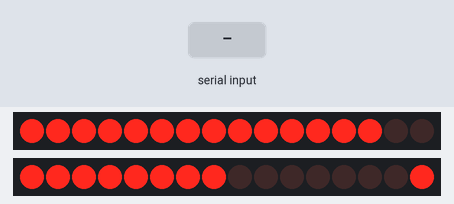
The sketch below on a simulated Arduino Mega 2560, built with avr-gcc and run on an emulated ATmega2560. On the bench: 2 × 16 shift-register outputs drawn as a row of LEDs (first output left, lit = HIGH). Wiring (inferred from the names in the program): 2 × 2 × shift register (74HC595): data pin 6, shift clock pin 7, latch pin 4 / data pin 11, shift clock pin 12, latch pin 8. Wiring (inferred from the signals the program sends): 2 × row of LEDs: on Q0, Q1, Q2, Q3, Q4, Q5, Q6, Q7, Q8, Q9, Q10, Q11, Q12, Q13, Q14, Q15 / on Q0, Q1, Q2, Q3, Q4, Q5, Q6, Q7, Q8, Q9, Q10, Q11, Q12, Q13, Q14, Q15. The test bench sets the inputs (shaded band). What the sketch prints to the serial monitor is not drawn.

Above: at 1.28 s.
1.3 s: "90,45\n" received over the second serial link
At 2.88 s:
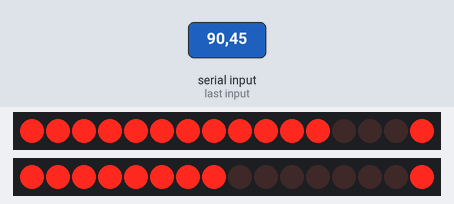
3.0 s: "30,150\n" received over the second serial link
At 4.08 s:
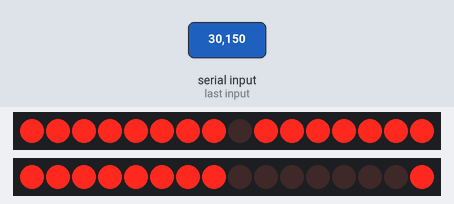
5.0 s: "1\n" received over the second serial link
6.8 s: "0\n" received over the second serial link
At 10.08 s:
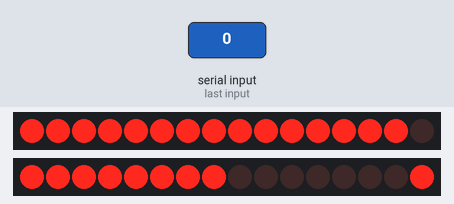
Timing chart, 0 to 12.3 s (numbered marks = the images above; inputs shaded):
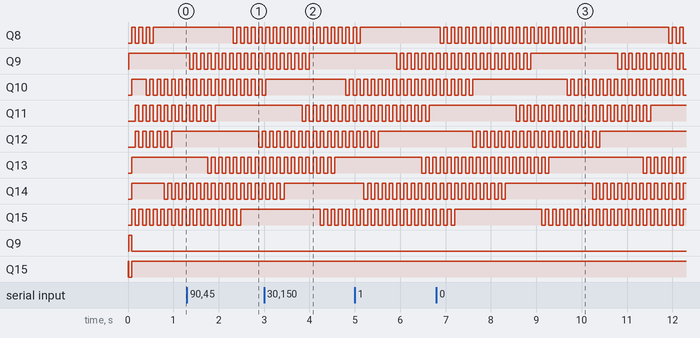

The sketch:

_8_10_second__oneshot_bring__send.ino
```cpp
//#include <SoftwareSerial.h>
//SoftwareSerial BTSerial(14,15); //Connect HC-06 TX,RX
//RX 핀 9번 꽂읅


int clock_1 = 7;  //74HC595의 클럭핀과 연결
int clock_2 = 12;

int latch_1 = 4;    //74HC595의 래치핀과 연결
int latch_2 = 8;

int data_1 = 6;  //74HC595의 데이터핀과 연결
int data_2 = 11;
int sum;
int k,l,j,i=0;
int buffer[6];
int flag=0;
int NUM=0;
//int received_data[10];
//boolean flag;

int count=0;

int dataval[2][8]={
    {0x99,0x66,0xff,0xff,0xc3,0xff,0xff,0xff},  //다문입
    {0x99,0x66,0xff,0xff,0x81,0xbd,0x99,0xc3}};  //조금 벌린입
int dataval_2[2][8]={
    {0x3,0x5f,0x1f,0xff,0x7f,0x1f,0x9f,0xff},  //다문입
    {0x9f,0x6f,0x6f,0x9f,0xff,0x7f,0x7f,0x3}};  //조금 벌린입
    int dataval_3[2][8]={
    {0xff,0xff,0xff,0xff,0xff,0xff,0xff,0xff},  //다문입
    {0xff,0xff,0xff,0xff,0xff,0xff,0xff,0xff}};  //조금 벌린입

void setup(){
  Serial.begin(9600);
  Serial.println("Hello!");
  //BTSerial.begin(9600);
  Serial3.begin(9600);
  pinMode(clock_1, OUTPUT);
  pinMode(latch_1, OUTPUT);
  pinMode(data_1, OUTPUT);

  pinMode(clock_2, OUTPUT);
  pinMode(latch_2, OUTPUT);
  pinMode(data_2, OUTPUT);

}
void loop(){
 // Serial.println("BBH");

  /*{0x99,0x66,0xff,0xff,0xc3,0xe7,0xff,0xff},
    {0x99,0x66,0xff,0xff,0xc3,0xdb,0xe7,0xff},
    {0x99,0x66,0xff,0xff,0x81,0xdb,0xe7,0xff},
    {0x99,0x66,0xff,0xff,0x81,0xbd,0xc3,0xff},
    {0x99,0x66,0xff,0xff,0x81,0xbd,0x99,0xc3}};  //크게 벌린입
 */
  int scanval[8] ={0x80,0x40,0x20,0x10,0x08,0x04,0x02,0x01};

  if(Serial3.available())
  { flag=2;
    char data;
    data=Serial3.read();

    if(data!='a')
    {
      if(count==0)
      {
        buffer[0]=data;
        count++;
        NUM=1;
      }
      else if(count==1)
      {
        buffer[1]=data;
        count++;
        NUM=2;
      }
      else if(count==2)
      {
        buffer[2]=data;
        count=0;
        NUM=3;
      }
    }
    if(data=='a')
    {
    //  flag=true;
      count=0;
      if(NUM==1)
      {
        sum=buffer[0]-48;
      }
      if(NUM==2)
      {
        sum=(buffer[0]-48)*10 + (buffer[1]-48);
      }
      if(NUM==3)
      {
        sum=(buffer[0]-48)*100
           +(buffer[1]-48)*10
           +(buffer[2]-48);
     //      Serial.print("buffer[0]:  ");
    //       Serial.println(buffer[0]);
      //     Serial.print("buffer[1]:  ");
     //      Serial.println(buffer[1]);
     //      Serial.print("buffer[2]:  ");
     //      Serial.println(buffer[2]);
    //       Serial.print("sum:  ");
    //       Serial.println(sum);
      }
      dataval[k][l]=sum;
      char buffer[6]={0,};
      l++;
      if(l==8)
      {
        k++;
        l=0;
      }
      if(k==2)
    {
      flag=3;
      k=0;
      l=0;

   Serial.println("AAS");

    }
    }


  }


 if(flag==3){//값  받앚짐
   Serial.println("BAS");
    for(int i = 0; i<8; i++){
      digitalWrite(latch_1, LOW);
      shiftOut(data_1,clock_1,LSBFIRST, scanval[i]);
      shiftOut(data_1,clock_1,LSBFIRST, dataval[0][i]);
      digitalWrite(latch_1, HIGH);

      digitalWrite(latch_2, LOW);
      shiftOut(data_2,clock_2,LSBFIRST, scanval[i]);
      shiftOut(data_2,clock_2,LSBFIRST, dataval[1][i]);
      digitalWrite(latch_2, HIGH);
   //   delay(1);
     }
     digitalWrite(latch_1, LOW);
     shiftOut(data_1,clock_1,MSBFIRST, 0x00);
     shiftOut(data_1,clock_1,MSBFIRST, 0x00);
     digitalWrite(latch_1, HIGH);

      digitalWrite(latch_2, LOW);
     shiftOut(data_2,clock_2,MSBFIRST, 0x00);
     shiftOut(data_2,clock_2,MSBFIRST, 0x00);
     digitalWrite(latch_1, HIGH);


  }

 else if(flag==2)//뎅잍 받을 롣
  {
    for(int i = 0; i<8; i++){
      digitalWrite(latch_1, LOW);
      shiftOut(data_1,clock_1,LSBFIRST, scanval[i]);
      shiftOut(data_1,clock_1,LSBFIRST, dataval_2[0][i]);
      digitalWrite(latch_1, HIGH);

      digitalWrite(latch_2, LOW);
      shiftOut(data_2,clock_2,LSBFIRST, scanval[i]);
      shiftOut(data_2,clock_2,LSBFIRST, dataval_2[1][i]);
      digitalWrite(latch_2, HIGH);
   //   delay(1);
     }
     digitalWrite(latch_1, LOW);
     shiftOut(data_1,clock_1,MSBFIRST, 0x00);
     shiftOut(data_1,clock_1,MSBFIRST, 0x00);
     digitalWrite(latch_1, HIGH);

      digitalWrite(latch_2, LOW);
     shiftOut(data_2,clock_2,MSBFIRST, 0x00);
     shiftOut(data_2,clock_2,MSBFIRST, 0x00);
     digitalWrite(latch_1, HIGH);

  }
  else//평상
  {
     for(int i = 0; i<8; i++){
      digitalWrite(latch_1, LOW);
      shiftOut(data_1,clock_1,LSBFIRST, scanval[i]);
      shiftOut(data_1,clock_1,LSBFIRST, dataval_3[0][i]);
      digitalWrite(latch_1, HIGH);

      digitalWrite(latch_2, LOW);
      shiftOut(data_2,clock_2,LSBFIRST, scanval[i]);
      shiftOut(data_2,clock_2,LSBFIRST, dataval_3[1][i]);
      digitalWrite(latch_2, HIGH);
   //   delay(1);
     }
     digitalWrite(latch_1, LOW);
     shiftOut(data_1,clock_1,MSBFIRST, 0x00);
     shiftOut(data_1,clock_1,MSBFIRST, 0x00);
     digitalWrite(latch_1, HIGH);

      digitalWrite(latch_2, LOW);
     shiftOut(data_2,clock_2,MSBFIRST, 0x00);
     shiftOut(data_2,clock_2,MSBFIRST, 0x00);
     digitalWrite(latch_1, HIGH);


  }
  }
```
